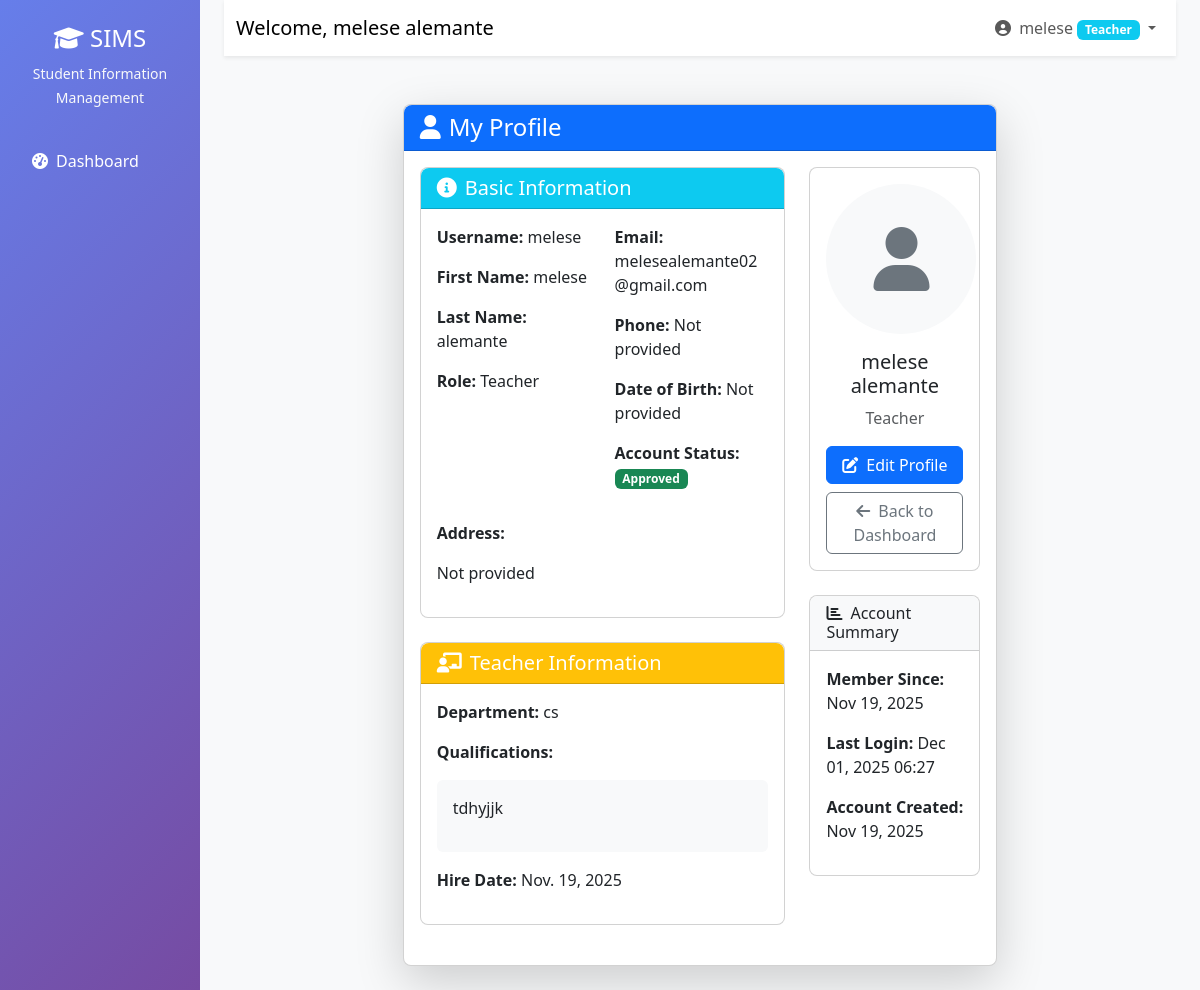
Page /profile/ (signed in) on the committed database.
### users/models.py (models this page shows, shortened)
class User(AbstractUser):
    ROLE_CHOICES = (
        ('admin', 'Administrator'),
        ('teacher', 'Teacher'),
        ('student', 'Student'),
        ('registrar', 'Registrar'),
        ('finance', 'Finance Officer'),
        ('parent', 'Parent'),
    )
    role = models.CharField(max_length=20, choices=ROLE_CHOICES)
    phone = models.CharField(max_length=15, blank=True)
    address = models.TextField(blank=True)
    date_of_birth = models.DateField(null=True, blank=True)
    profile_picture = models.ImageField(upload_to='profiles/', null=True, blank=True)
    is_approved = models.BooleanField(default=False)
    created_at = models.DateTimeField(auto_now_add=True)

class TeacherProfile(models.Model):
    user = models.OneToOneField(User, on_delete=models.CASCADE)
    department = models.CharField(max_length=100)
    qualification = models.TextField()
    hire_date = models.DateField(auto_now_add=True)

### users/views.py (the view)
# urls.py: path('profile/', views.profile, name='profile'),
@login_required
def profile(request):
    user = request.user
    context = {
        'user': user,
    }
    if user.role == 'student':
        try:
            context['student_profile'] = user.studentprofile
        except StudentProfile.DoesNotExist:
            pass
    elif user.role == 'teacher':
        try:
            context['teacher_profile'] = user.teacherprofile
        except TeacherProfile.DoesNotExist:
            pass
    elif user.role == 'parent':
        try:
            context['parent_profile'] = user.parentprofile
            context['linked_students'] = StudentParent.objects.filter(parent=user).select_related('student', 'student__studentprofile')
        except ParentProfile.DoesNotExist:
            pass
    return render(request, 'users/profile.html', context)

### templates/users/profile.html (shortened to what this page needs)
{% extends 'base.html' %}
{% load static %}
{% block content %}
<div class="container-fluid py-4">
    <div class="row justify-content-center">
        <div class="col-md-10 col-lg-8">
            <div class="card shadow-lg">
                <div class="card-header bg-primary text-white">
                    <h4 class="card-title mb-0">
                        <i class="fas fa-user me-2"></i>My Profile
                    </h4>
                </div>
                <div class="card-body">
                    <div class="row">
                        <div class="col-md-8">
                            <div class="card mb-4">
                                <div class="card-header bg-info text-white">
                                    <h5 class="card-title mb-0">
                                        <i class="fas fa-info-circle me-2"></i>Basic Information
                                    </h5>
                                </div>
                                <div class="card-body">
                                    <div class="row">
                                        <div class="col-md-6">
                                            <p><strong>Username:</strong> {{ user.username }}</p>
                                            <p><strong>First Name:</strong> {{ user.first_name }}</p>
                                            <p><strong>Last Name:</strong> {{ user.last_name }}</p>
                                            <p><strong>Role:</strong> {{ user.get_role_display }}</p>
                                        </div>
                                        <div class="col-md-6">
                                            <p><strong>Email:</strong> {{ user.email }}</p>
                                            <p><strong>Phone:</strong> {{ user.phone|default:"Not provided" }}</p>
                                            <p><strong>Date of Birth:</strong> {{ user.date_of_birth|default:"Not provided" }}</p>
                                            <p><strong>Account Status:</strong>
                                                <span class="badge {% if user.is_approved %}bg-success{% else %}bg-warning{% endif %}">
                                                    {% if user.is_approved %}Approved{% else %}Pending Approval{% endif %}
                                                </span>
                                            </p>
                                        </div>
                                    </div>
                                    <div class="mt-3">
                                        <p><strong>Address:</strong> {{ user.address|default:"Not provided"|linebreaks }}</p>
                                    </div>
                                </div>
                            </div>
                            {% if user.role == 'teacher' and teacher_profile %}
                            <div class="card mb-4">
                                <div class="card-header bg-warning text-white">
                                    <h5 class="card-title mb-0">
                                        <i class="fas fa-chalkboard-teacher me-2"></i>Teacher Information
                                    </h5>
                                </div>
                                <div class="card-body">
                                    <p><strong>Department:</strong> {{ teacher_profile.department }}</p>
                                    <p><strong>Qualifications:</strong></p>
                                    <div class="bg-light p-3 rounded">
                                        {{ teacher_profile.qualification|linebreaks }}
                                    </div>
                                    <p class="mt-3"><strong>Hire Date:</strong> {{ teacher_profile.hire_date }}</p>
                                </div>
                            </div>
                            {% endif %}
                        </div>
                        <div class="col-md-4">
                            <div class="card mb-4">
                                <div class="card-body text-center">
                                    {% if user.profile_picture %}
                                        <img src="{{ user.profile_picture.url }}" alt="Profile Picture"
                                             class="rounded-circle mb-3" style="width: 150px; height: 150px; object-fit: cover;">
                                    {% else %}
                                        <div class="bg-light rounded-circle d-inline-flex align-items-center justify-content-center mb-3"
                                             style="width: 150px; height: 150px;">
                                            <i class="fas fa-user fa-4x text-secondary"></i>
                                        </div>
                                    {% endif %}
                                    <h5>{{ user.get_full_name|default:user.username }}</h5>
                                    <p class="text-muted">{{ user.get_role_display }}</p>
                                    <div class="d-grid gap-2">
                                        <a href="{% url 'edit_profile' %}" class="btn btn-primary">
                                            <i class="fas fa-edit me-2"></i>Edit Profile
                                        </a>
                                        <a href="{% url 'dashboard' %}" class="btn btn-outline-secondary">
                                            <i class="fas fa-arrow-left me-2"></i>Back to Dashboard
                                        </a>
                                    </div>
                                </div>
                            </div>
                            <div class="card">
                                <div class="card-header bg-light">
                                    <h6 class="card-title mb-0">
                                        <i class="fas fa-chart-bar me-2"></i>Account Summary
                                    </h6>
                                </div>
                                <div class="card-body">
                                    <p><strong>Member Since:</strong> {{ user.date_joined|date:"M d, Y" }}</p>
                                    <p><strong>Last Login:</strong> {{ user.last_login|date:"M d, Y H:i"|default:"Never" }}</p>
                                    <p><strong>Account Created:</strong> {{ user.created_at|date:"M d, Y" }}</p>
                                </div>
                            </div>
                        </div>
                    </div>
                </div>
            </div>
        </div>
    </div>
</div>
{% endblock %}

### templates/base.html (shortened to what this page needs)
<!DOCTYPE html>
<html lang="en">
  <head>
    <link
      href="https://cdn.jsdelivr.net/npm/bootstrap@5.3.0/dist/css/bootstrap.min.css"
      rel="stylesheet"
    />
    <link
      href="https://cdnjs.cloudflare.com/ajax/libs/font-awesome/6.0.0/css/all.min.css"
      rel="stylesheet"
    />
  </head>
  <body>
    {% if user.is_authenticated %}
    <div class="container-fluid">
      <div class="row">
        <nav class="col-md-3 col-lg-2 d-md-block sidebar">
          <div class="position-sticky pt-4">
            <div class="text-center mb-4">
              <h4 class="text-white">
                <i class="fas fa-graduation-cap"></i> SIMS
              </h4>
              <small class="text-light">Student Information Management</small>
            </div>
            <ul class="nav flex-column">
              <li class="nav-item">
                <a
                  class="nav-link {% if request.resolver_match.url_name == 'dashboard' %}active{% endif %}"
                  href="{% url 'dashboard' %}"
                >
                  <i class="fas fa-tachometer-alt me-2"></i>Dashboard
                </a>
              </li>
            </ul>
          </div>
        </nav>
        <main class="col-md-9 ms-sm-auto col-lg-10 px-md-4 main-content">
          <nav
            class="navbar navbar-expand-lg navbar-light bg-white shadow-sm mb-4"
          >
            <div class="container-fluid">
              <span class="navbar-brand"
                >Welcome, {{ user.get_full_name|default:user.username }}</span
              >
              <div class="navbar-nav ms-auto">
                <div class="nav-item dropdown">
                  <a
                    class="nav-link dropdown-toggle"
                    href="#"
                    id="navbarDropdown"
                    role="button"
                    data-bs-toggle="dropdown"
                  >
                    <i class="fas fa-user-circle me-1"></i> {{ user.username }}
                    <span
                      class="badge bg-{% if user.role == 'admin' %}danger{% elif user.role == 'teacher' %}info{% elif user.role == 'student' %}success{% elif user.role == 'parent' %}warning{% else %}secondary{% endif %}"
                    >
                      {{ user.get_role_display }}
                    </span>
                  </a>
                </div>
              </div>
            </div>
          </nav>
          <div class="container-fluid">{% block content %}{% endblock %}</div>
        </main>
      </div>
    </div>
    {% else %} {% block auth_content %}{% endblock %} {% endif %}
  </body>
</html>

### templates/base.html (style rules this page uses)
.sidebar { min-height: 100vh; background: linear-gradient(135deg, #667eea 0%, #764ba2 100%); }
.sidebar .nav-link { color: #fff; padding: 12px 20px; margin: 4px 0; border-radius: 8px; transition: all 0.3s; }
.main-content { background-color: #f8f9fa; min-height: 100vh; }

### templates/users/profile.html (style rules this page uses)
.card { border-radius: 0.5rem; }
.card-header { border-radius: 0.5rem 0.5rem 0 0 !important; }
.btn { border-radius: 0.375rem; }
.badge { font-size: 0.75rem; }

### rows in the picture
User: get_full_name "melese alemante", username "melese", role "Teacher", first_name "melese", last_name "alemante", email "melesealemante02@gmail.com", phone "Not provided", date_of_birth "Not provided", address "Not provided", date_joined "Nov 19, 2025", last_login "Dec 01, 2025 06:27", created_at "Nov 19, 2025"
TeacherProfile: department "cs", qualification "tdhyjjk", hire_date "Nov. 19, 2025"
